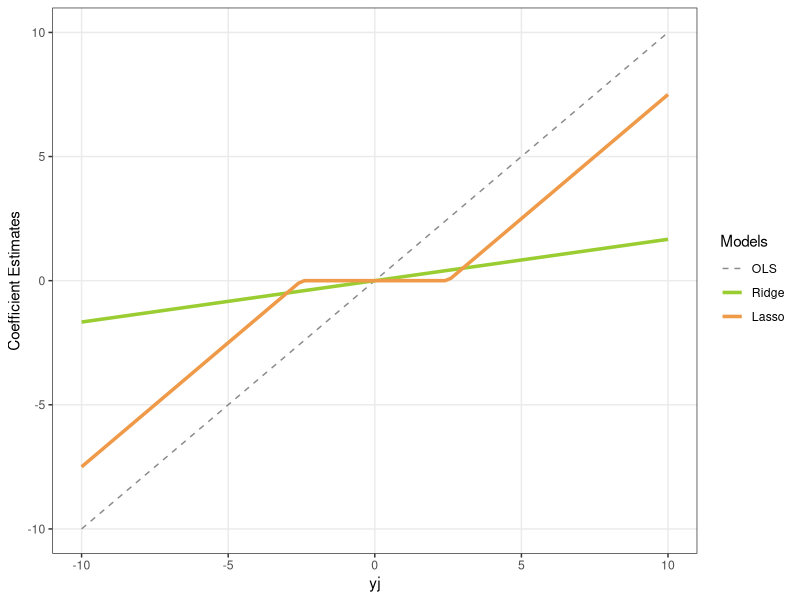

R code for this plot:
## ---- chunk 1
knitr::opts_chunk$set(echo = TRUE)
## ---- chunk 2
library(ggplot2)
lambda <- 5
ols <- function(x) x
ridge <- function(x) x/(1+lambda)
lasso <-function(x) ifelse(x > lambda/2, x-lambda/2,
   ifelse(x < -lambda/2, x+lambda/2, 
   ifelse( -lambda/2 <= x & x <= lambda/2, 0, 0)))


ggplot() +
  xlim(-10, 10)+
  geom_function(fun = ols,
                aes(color = 'OLS'),
                linetype = "dashed") +
  geom_function (fun = ridge,
                 aes(color = 'Ridge'),
                 lwd = 1.2)+
  geom_function(fun = lasso,
                aes(color = 'Lasso'),
                lwd = 1.2) +
  theme_bw()+
  theme(panel.grid.minor.x = element_blank(),
        panel.grid.minor.y = element_blank())+
  scale_color_manual(name = 'Models',
                     breaks = c('OLS', 'Ridge', 'Lasso'),
                     values = c('OLS'='gray54', 'Ridge'='olivedrab3', 'Lasso'='tan2'))+
  labs(y = "Coefficient Estimates", x = "yj")
  
